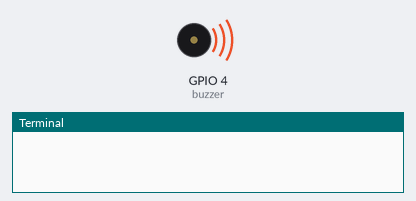
Bench run of a program on a simulated Raspberry Pi (BCM pin numbers). Shown: buzzer (waves = sounding, pin HIGH), the last lines printed to the terminal. Parts the program declares active-low are drawn by pin level, so they are really on while drawn off.

Above: at 2.5 s.
At 8.0 s:
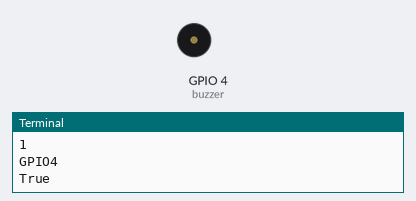
Timing chart, 0 to 16.3 s (numbered marks = the images above):
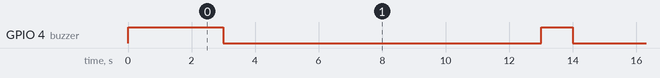

The program:

buzzer_start.py
```python
from gpiozero import Buzzer, OutputDevice
from gpiozero.pins.pigpio import PiGPIOFactory
from time import sleep
from math import pi, sin


factory = PiGPIOFactory(host='pi912.local')
buzzer = Buzzer(4, active_high=False, pin_factory=factory)

buzzer.off()
sleep(2)
# buzzer.on()
# sleep(2)
# buzzer.off()
#
# print(buzzer.pin)
# print(buzzer.is_active)
# # buzzer.off()
# print(buzzer.is_active)

step = 0.3
x = 0
while True:

    if x >= pi :
        x = 0
    buzzer.value = sin(x);
    sleep(1)
    x = x + step
    print(buzzer.value)
    print(buzzer.pin)
    print(buzzer.is_active)
```

Measured:
- by itself, GPIO 4 (buzzer): alternates HIGH for 1.0 s and LOW for 10.0 s
